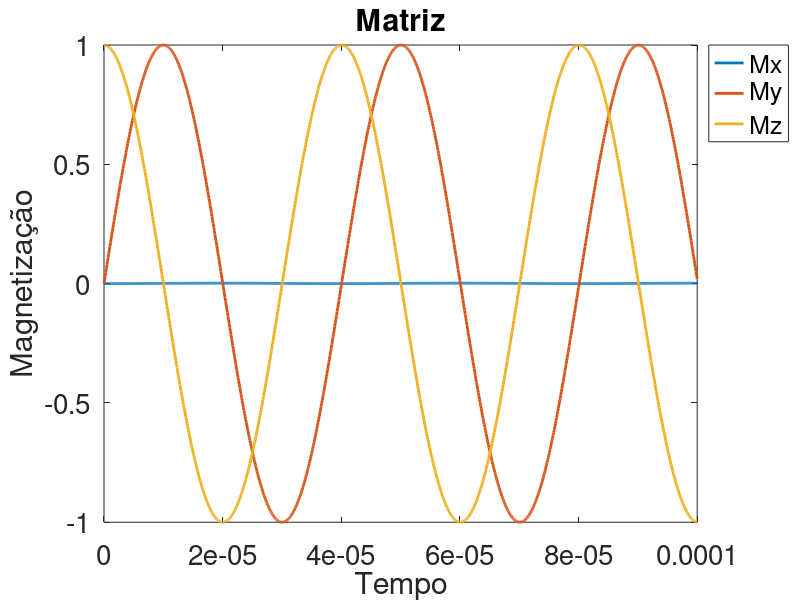

Write the MATLAB code that produced this figure.
clear;
% Simulação de spin echo - Método de matriz
#######################################################################################################################################
% Definição dos parametros
B1 = 587 * 10^-6; B0 = 11.7;          % Campos magnéticos B0 e B1 - Tesla
Y = 267.255*10^6;                     % Constante giromagnética -  rad/seg * Tesla
T1 = 0.6; T2 = 0.4;                   % Tempos de relaxação T1 e T2 - segundo
pw90 = 10*10^-6;                      % Tempo de rotação de 90 graus - segundos
w = Y*B0;                             % Frequência de ressonância - rad/seg
M0 = [0; 0; 1];                       % Magnetização inicial
#########################################################################################################################################
% Distruibuição da hinomogêneidade do campo mangético
#Gausiana = @(x) exp(-0.5.*(x-25).^2/(50)^2);
Lorentziana = @(x) 1./( 1 + ((x - 25).^2).*(2*pi*0.02).^2);

% Hz
pontos = [-100:1:100];
##########################################################################################################################################
% Definição das matrizes - solução da diferencial

% Matrizes de rotação
% Pulso em x - phi = 0
Rx = @(theta) [1 0 0; 0 cos(theta) sin(theta); 0 -sin(theta) cos(theta)];
% Pulso em y - phi = pi/2
Ry = @(theta) [cos(theta) 0 -sin(theta); 0 1 0; sin(theta) 0 cos(theta)];;

% Matrizes de relaxação
dt = 0.0000001;                         % intervalo de tempo entre os pontos
E1 = [exp(-dt/T2) 0 0; 0 exp(-dt/T2) 0; 0 0 exp(-dt/T1)];
E2 = [0; 0; exp(-dt/T1) - 1];

% Matriz da hinogeneidade
%Rh = @(omega) [cos(omega) sin(omega) 0; -sin(omega) cos(omega) 0; 0 0 1];
########################################################################################################################################
% Sequência de pulsos - Pulso simples

% tempo total do experimento
t = [0:dt:10*pw90];
% Matriz para armazenar o sinal
M = zeros(3,size(t)(2));


for dw = pontos;
  omega = 2*pi*dw*dt;
  Rh = [cos(omega) sin(omega) 0; -sin(omega) cos(omega) 0; 0 0 1];

  m(:,1) = M0;
  for n = 2:1:size(t)(2);
    m(:,n) = E1*Rh*Rx(Y*B1*dt)*m(:,n-1)-E2;
  endfor

  P = Lorentziana(dw);
  M = M + P*[m];

  clear m;
end;

% Normalização
M = M/max(max(M(:,:)));

% Exponencial
e = @(x) exp(-x/T1);

% Plot gráfico
figure();                                                                     % Cria multiplas janelas de gráfico
graph = plot(t, M);                                                           % Gráfico
x = xlabel("Tempo"); y = ylabel("Magnetização");                              % Legendas dos eixos
h = legend({"Mx", "My", "Mz"}, "location", "northeastoutside");               % Legenda das variaveis
set([x, y, h, gca], "fontsize", 20);                                          % Tamanho das fontes
set(graph, "LineWidth", 2);                                                   % Tamanho das linhas
#xlim([0,1]); ylim([-1,1]);                                                    % Limite dos eixos
title("Matriz");

########################################################################################################################################
% Notas: Por algum motivo é necessário redefinir a matriz "m" apesar de teoricamente os
% valores deveriam se redefinir a cada ciclo, linha: clear m;
% É mais rápido redefinir a matriz Rh a cada ciclo do que utiliza-la como função
% as matrizes Rx e Ry são utilizadas apenas uma vez então não há grande diferença na velocidade
% pi/2 = Y*B1*pw90
